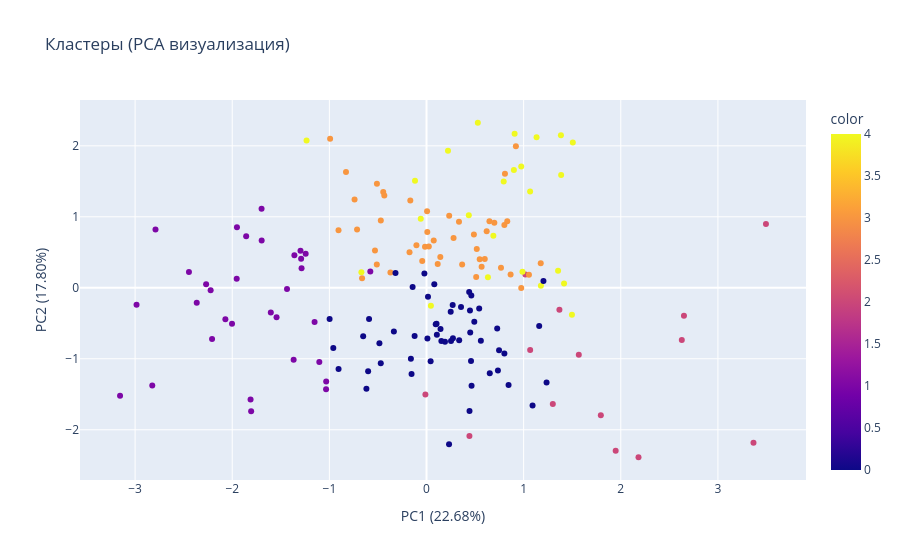

The notebook cell this image was saved under:
### Code cell
from sklearn.decomposition import PCA

pca = PCA(n_components=2)
X_pca = pca.fit_transform(X)

fig = px.scatter(x=X_pca[:, 0], y=X_pca[:, 1], color=clusters, 
                 title='Кластеры (PCA визуализация)',
                 labels={'x': f'PC1 ({pca.explained_variance_ratio_[0]:.2%})',
                        'y': f'PC2 ({pca.explained_variance_ratio_[1]:.2%})'})
fig.show()

### Figure 1 — Plotly figure (JSON) as saved in the notebook; plotly's stock layout.template omitted (floating-point values rounded to 4 significant figures; data arrays with more than 128 entries replaced by an {"elided": "..."} marker saying what was removed)
{"data": [{"hovertemplate": "PC1 (22.68%)=%{x}<br>PC2 (17.80%)=%{y}<br>color=%{marker.color}<extra></extra>", "legendgroup": "", "marker": {"color": {"elided": "169 int values"}, "coloraxis": "coloraxis", "symbol": "circle"}, "mode": "markers", "name": "", "orientation": "v", "showlegend": false, "type": "scatter", "x": {"elided": "169 float values"}, "xaxis": "x", "y": {"elided": "169 float values"}, "yaxis": "y"}], "layout": {"coloraxis": {"colorbar": {"title": {"text": "color"}}, "colorscale": [[0, "#0d0887"], [0.1111, "#46039f"], [0.2222, "#7201a8"], [0.3333, "#9c179e"], [0.4444, "#bd3786"], [0.5556, "#d8576b"], [0.6667, "#ed7953"], [0.7778, "#fb9f3a"], [0.8889, "#fdca26"], [1, "#f0f921"]]}, "legend": {"tracegroupgap": 0}, "title": {"text": "Кластеры (PCA визуализация)"}, "xaxis": {"anchor": "y", "domain": [0, 1], "title": {"text": "PC1 (22.68%)"}}, "yaxis": {"anchor": "x", "domain": [0, 1], "title": {"text": "PC2 (17.80%)"}}}}
